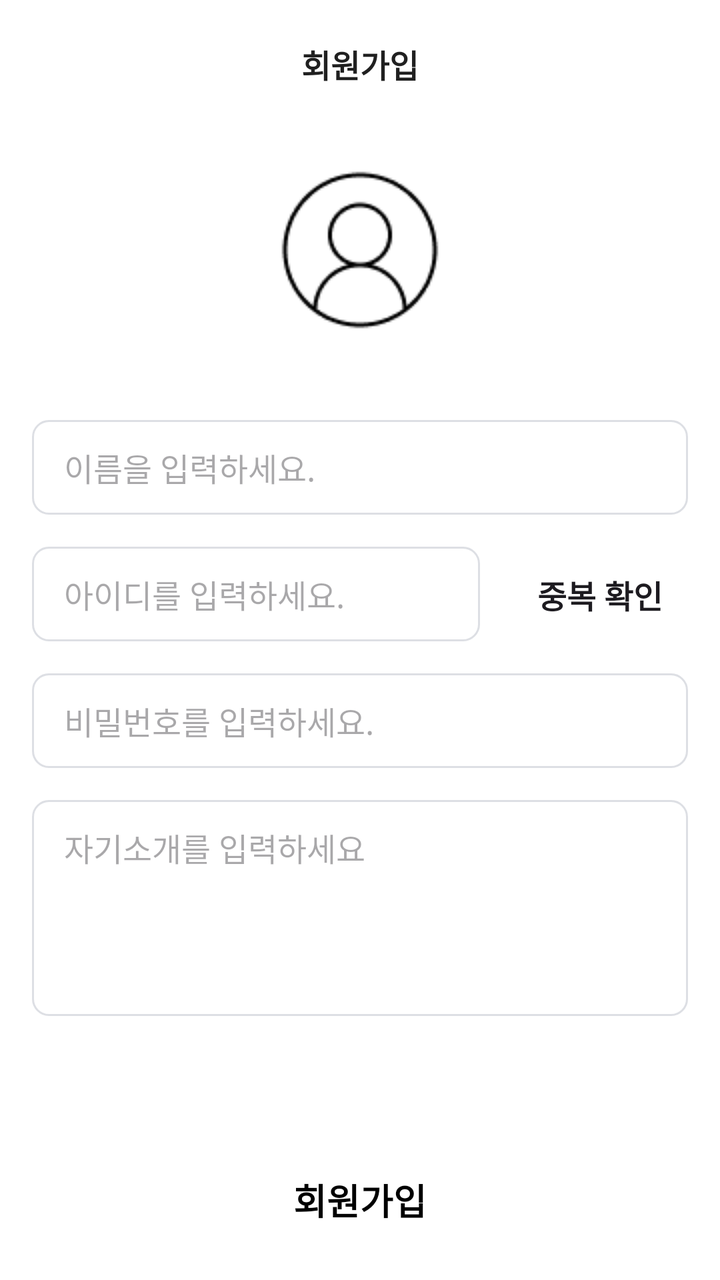
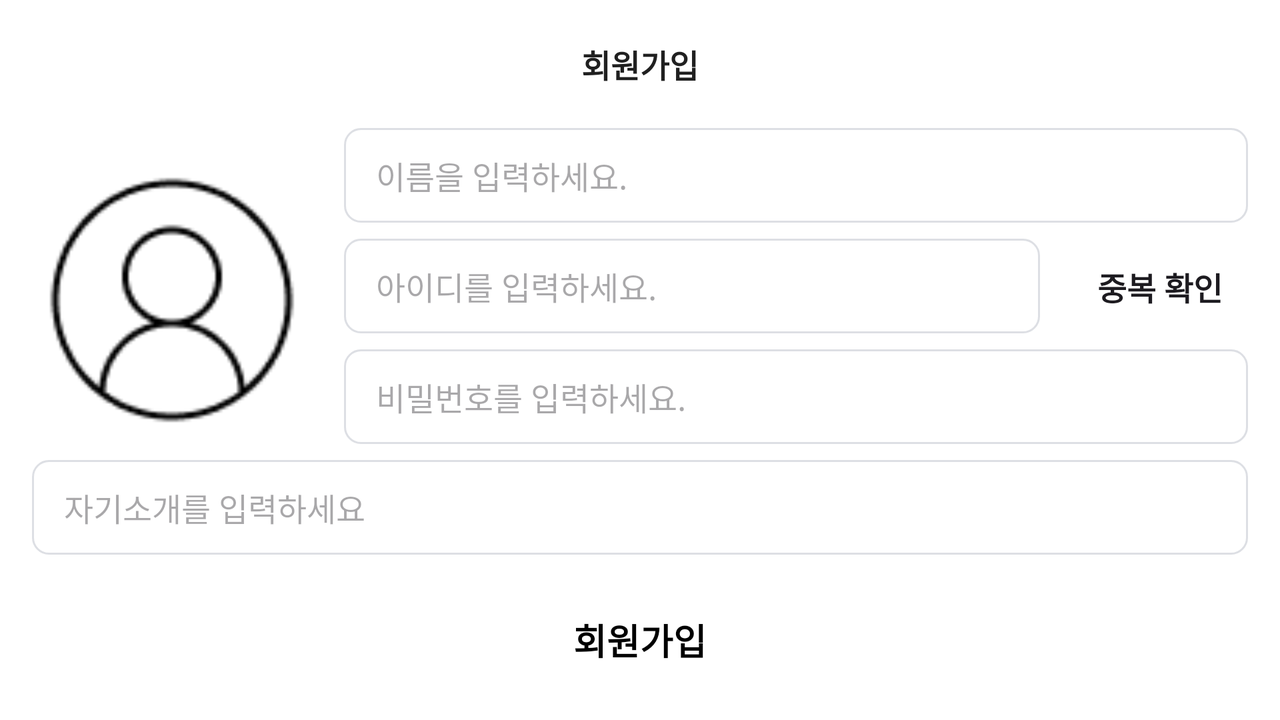

An Android layout and its configuration variant, each rendered on a device that would load it. The default file and the variant file are quoted in full after the pictures.
<!-- AndroidManifest.xml: application theme Theme.Harmony_cafe -->
<!-- res/layout/activity_sign_up.xml -->
<?xml version="1.0" encoding="utf-8"?>
<androidx.constraintlayout.widget.ConstraintLayout xmlns:android="http://schemas.android.com/apk/res/android"
    xmlns:app="http://schemas.android.com/apk/res-auto"
    xmlns:tools="http://schemas.android.com/tools"
    android:id="@+id/main"
    android:layout_width="match_parent"
    android:layout_height="match_parent"
    android:background="@color/login_background"
    tools:context=".SignUpActivity">

    <androidx.appcompat.widget.Toolbar
        android:id="@+id/signup_toolbar"
        android:layout_width="match_parent"
        android:layout_height="wrap_content"
        android:background="@color/login_background"
        app:layout_constraintEnd_toEndOf="parent"
        app:layout_constraintStart_toStartOf="parent"
        app:layout_constraintTop_toTopOf="parent">

        <TextView
            android:layout_width="wrap_content"
            android:layout_height="wrap_content"
            android:layout_gravity="center"
            android:text="@string/signup_title"
            android:textColor="@color/black_shade"
            android:textSize="16sp"
            android:textStyle="bold" />
    </androidx.appcompat.widget.Toolbar>

    <ImageView
        android:id="@+id/imageView"
        android:layout_width="90dp"
        android:layout_height="90dp"
        android:layout_marginTop="16dp"
        android:src="@drawable/signup_person"
        app:layout_constraintEnd_toEndOf="parent"
        app:layout_constraintStart_toStartOf="parent"
        app:layout_constraintTop_toBottomOf="@+id/signup_toolbar" />

    <EditText
        android:id="@+id/signup_name"
        android:layout_width="match_parent"
        android:layout_height="wrap_content"
        android:layout_marginHorizontal="16dp"
        android:layout_marginTop="40dp"
        android:background="@drawable/login_graybox"
        android:ems="10"
        android:hint="@string/signup_name"
        android:inputType="text"
        android:paddingVertical="12dp"
        android:paddingStart="16dp"
        android:textSize="16sp"
        app:layout_constraintEnd_toEndOf="parent"
        app:layout_constraintStart_toStartOf="parent"
        app:layout_constraintTop_toBottomOf="@+id/imageView" />

    <EditText
        android:id="@+id/signup_pw"
        android:layout_width="match_parent"
        android:layout_height="wrap_content"
        android:layout_marginHorizontal="16dp"
        android:layout_marginTop="16dp"
        android:background="@drawable/login_graybox"
        android:ems="10"
        android:hint="@string/login_password"
        android:inputType="textPassword"
        android:paddingVertical="12dp"
        android:paddingStart="16dp"
        android:textSize="16sp"
        app:layout_constraintEnd_toEndOf="parent"
        app:layout_constraintStart_toStartOf="parent"
        app:layout_constraintTop_toBottomOf="@+id/signup_id" />

    <EditText
        android:id="@+id/signup_introduce"
        android:layout_width="match_parent"
        android:layout_height="0dp"
        android:layout_marginHorizontal="16dp"
        android:layout_marginTop="16dp"
        android:layout_marginBottom="68dp"
        android:background="@drawable/login_graybox"
        android:gravity="top"
        android:hint="@string/signup_introduce"
        android:paddingVertical="12dp"
        android:paddingStart="16dp"
        android:textSize="16sp"
        app:layout_constraintBottom_toTopOf="@+id/signup_signupbtn"
        app:layout_constraintEnd_toEndOf="parent"
        app:layout_constraintStart_toStartOf="parent"
        app:layout_constraintTop_toBottomOf="@+id/signup_pw" />

    <android.widget.Button
        android:id="@+id/signup_signupbtn"
        android:layout_width="match_parent"
        android:layout_height="wrap_content"
        android:layout_marginHorizontal="16dp"
        android:layout_marginBottom="16dp"
        android:background="@drawable/login_loginbtn"
        android:stateListAnimator="@null"
        android:text="@string/signup_signupbtn"
        android:textColor="@color/black"
        android:textSize="18sp"
        android:textStyle="bold"
        app:layout_constraintBottom_toBottomOf="parent"
        app:layout_constraintEnd_toEndOf="parent"
        app:layout_constraintStart_toStartOf="parent" />

    <EditText
        android:id="@+id/signup_id"
        android:layout_width="0dp"
        android:layout_height="wrap_content"
        android:layout_weight="1"
        android:background="@drawable/login_graybox"
        android:layout_marginTop="16dp"
        android:layout_marginHorizontal="16dp"
        android:ems="10"
        android:hint="@string/login_id"
        android:inputType="text"
        android:paddingVertical="12dp"
        android:paddingStart="16dp"
        android:textSize="16sp"
        app:layout_constraintEnd_toStartOf="@+id/signup_dupbtn"
        app:layout_constraintHorizontal_bias="0.5"
        app:layout_constraintStart_toStartOf="parent"
        app:layout_constraintTop_toBottomOf="@+id/signup_name" />

    <android.widget.Button
        android:id="@+id/signup_dupbtn"
        android:layout_width="wrap_content"
        android:layout_height="wrap_content"
        android:layout_marginTop="16dp"
        android:layout_marginRight="16dp"
        android:background="@drawable/login_loginbtn"
        android:paddingHorizontal="4dp"
        android:text="@string/signup_dupbtn"
        android:textSize="16sp"
        android:textStyle="bold"
        app:layout_constraintEnd_toEndOf="parent"
        app:layout_constraintHorizontal_bias="0.5"
        app:layout_constraintStart_toEndOf="@+id/signup_id"
        app:layout_constraintTop_toBottomOf="@+id/signup_name" />


</androidx.constraintlayout.widget.ConstraintLayout>
<!-- resources referenced by this layout -->
<resources>
  <color name="black">#FF000000</color>
  <color name="black_shade">#FF202020</color>
  <color name="login_background">#FFFFFFFF</color>
  <!-- drawable login_graybox (drawable) -->
  <?xml version="1.0" encoding="utf-8"?>
  <shape xmlns:android="http://schemas.android.com/apk/res/android">
      <stroke android:width="1dp" android:color="@color/gray"/>
      <corners android:radius="8dp"/>
  </shape>
  <!-- drawable signup_person: png bitmap (drawable, 1758 bytes) -->
  <string name="login_id">아이디를 입력하세요.</string>
  <string name="login_password">비밀번호를 입력하세요.</string>
  <string name="signup_dupbtn">중복 확인</string>
  <string name="signup_introduce">자기소개를 입력하세요</string>
  <string name="signup_name">이름을 입력하세요.</string>
  <string name="signup_signupbtn">회원가입</string>
  <string name="signup_title">회원가입</string>
  <style name="Theme.Harmony_cafe" parent="Base.Theme.Harmony_cafe" />
  <color name="gray">#FFDDDFE4</color>
  <style name="Base.Theme.Harmony_cafe" parent="Theme.Material3.DayNight.NoActionBar">
          
          
      </style>
</resources>
<!-- res/layout-land/activity_sign_up.xml (the repository's variant of the layout above) -->
<!-- drawn on the phone turned sideways -->
<?xml version="1.0" encoding="utf-8"?>
<androidx.constraintlayout.widget.ConstraintLayout xmlns:android="http://schemas.android.com/apk/res/android"
    xmlns:app="http://schemas.android.com/apk/res-auto"
    xmlns:tools="http://schemas.android.com/tools"
    android:id="@+id/main"
    android:layout_width="match_parent"
    android:layout_height="match_parent"
    android:background="@color/login_background"
    tools:context=".SignUpActivity">

    <androidx.appcompat.widget.Toolbar
        android:id="@+id/signup_toolbar"
        android:layout_width="match_parent"
        android:layout_height="wrap_content"
        android:background="@color/login_background"
        app:layout_constraintEnd_toEndOf="parent"
        app:layout_constraintStart_toStartOf="parent"
        app:layout_constraintTop_toTopOf="parent" >

        <TextView
            android:layout_width="wrap_content"
            android:layout_height="wrap_content"
            android:text="@string/signup_title"
            android:layout_gravity="center"
            android:textColor="@color/black_shade"
            android:textSize="16sp"
            android:textStyle="bold"/>
    </androidx.appcompat.widget.Toolbar>

    <ImageView
        android:id="@+id/imageView"
        android:layout_width="140dp"
        android:layout_height="140dp"
        android:layout_marginStart="16dp"
        android:layout_marginTop="16dp"
        android:src="@drawable/signup_person"
        app:layout_constraintEnd_toStartOf="@+id/signup_constraint"
        app:layout_constraintHorizontal_bias="0.5"
        app:layout_constraintStart_toStartOf="parent"
        app:layout_constraintTop_toBottomOf="@+id/signup_toolbar" />

    <EditText
        android:id="@+id/signup_introduce"
        android:layout_width="match_parent"
        android:layout_height="0dp"
        android:layout_marginHorizontal="16dp"
        android:layout_marginTop="8dp"
        android:background="@drawable/login_graybox"
        android:gravity="top"
        android:hint="@string/signup_introduce"
        android:paddingVertical="12dp"
        android:paddingStart="16dp"
        android:textSize="16sp"
        app:layout_constraintEnd_toEndOf="parent"
        app:layout_constraintStart_toStartOf="parent"
        app:layout_constraintTop_toBottomOf="@+id/signup_constraint" />

    <android.widget.Button
        android:id="@+id/signup_signupbtn"
        android:layout_width="match_parent"
        android:layout_height="wrap_content"
        android:textSize="18sp"
        android:textColor="@color/black"
        android:textStyle="bold"
        android:background="@drawable/login_loginbtn"
        android:stateListAnimator="@null"
        android:text="@string/signup_signupbtn"
        android:layout_marginBottom="16dp"
        android:layout_marginHorizontal="16dp"
        app:layout_constraintBottom_toBottomOf="parent"
        app:layout_constraintEnd_toEndOf="parent"
        app:layout_constraintStart_toStartOf="parent" />

    <androidx.constraintlayout.widget.ConstraintLayout
        android:id="@+id/signup_constraint"
        android:layout_width="0dp"
        android:layout_height="wrap_content"
        android:paddingHorizontal="16dp"
        app:layout_constraintEnd_toEndOf="parent"
        app:layout_constraintStart_toEndOf="@+id/imageView"
        app:layout_constraintTop_toBottomOf="@+id/signup_toolbar">

        <EditText
            android:id="@+id/signup_name"
            android:layout_width="0dp"
            android:layout_height="wrap_content"
            android:background="@drawable/login_graybox"
            android:ems="10"
            android:hint="@string/signup_name"
            android:inputType="text"
            android:paddingVertical="12dp"
            android:paddingStart="16dp"
            android:textSize="16sp"
            app:layout_constraintEnd_toEndOf="parent"
            app:layout_constraintStart_toStartOf="parent"
            app:layout_constraintTop_toTopOf="parent" />

        <EditText
            android:id="@+id/signup_id"
            android:layout_width="0dp"
            android:layout_height="wrap_content"
            android:layout_marginTop="8dp"
            android:background="@drawable/login_graybox"
            android:ems="10"
            android:hint="@string/login_id"
            android:inputType="text"
            android:paddingVertical="12dp"
            android:paddingStart="16dp"
            android:textSize="16sp"
            app:layout_constraintEnd_toStartOf="@+id/signup_dupbtn"
            app:layout_constraintStart_toStartOf="parent"
            app:layout_constraintTop_toBottomOf="@+id/signup_name" />

        <android.widget.Button
            android:id="@+id/signup_dupbtn"
            android:layout_width="wrap_content"
            android:layout_height="wrap_content"
            android:layout_marginTop="8dp"
            android:layout_marginLeft="16dp"
            android:background="@drawable/login_loginbtn"
            android:paddingHorizontal="4dp"
            android:text="@string/signup_dupbtn"
            android:textSize="16sp"
            android:textStyle="bold"
            app:layout_constraintEnd_toEndOf="parent"
            app:layout_constraintStart_toEndOf="@+id/signup_id"
            app:layout_constraintTop_toBottomOf="@+id/signup_name" />

        <EditText
            android:id="@+id/signup_pw"
            android:layout_width="match_parent"
            android:layout_height="wrap_content"
            android:layout_marginTop="8dp"
            android:background="@drawable/login_graybox"
            android:ems="10"
            android:hint="@string/login_password"
            android:inputType="textPassword"
            android:paddingVertical="12dp"
            android:paddingStart="16dp"
            android:textSize="16sp"
            app:layout_constraintEnd_toEndOf="parent"
            app:layout_constraintHorizontal_bias="0.312"
            app:layout_constraintStart_toStartOf="parent"
            app:layout_constraintTop_toBottomOf="@+id/signup_id" />
    </androidx.constraintlayout.widget.ConstraintLayout>


</androidx.constraintlayout.widget.ConstraintLayout>
